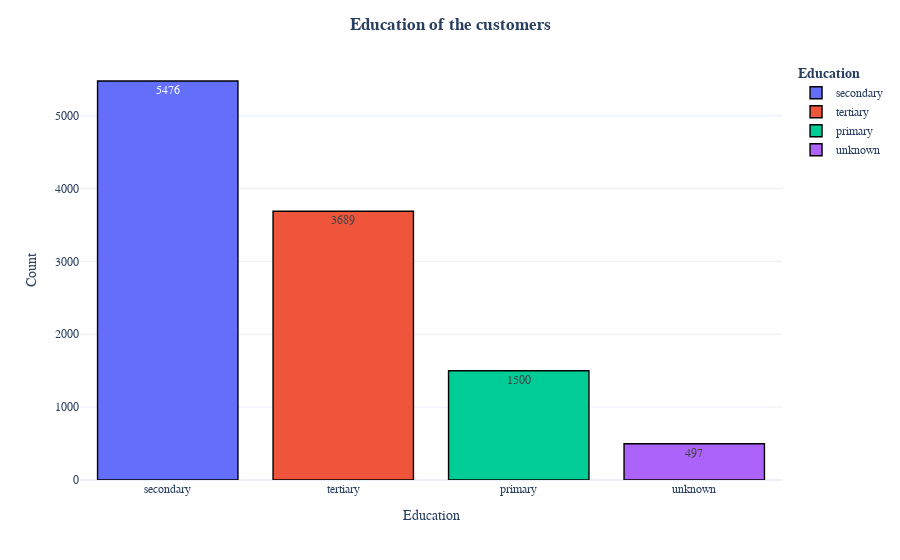

The code cell stored with this chart in its notebook:
### Markdown cell above
- Most of the clients in the bank are Married - 56.9% and Single - 31.5%

### Code cell
fig=px.bar(df.education.value_counts().reset_index().rename(columns={'index':'Education','education':'Count'}),x='Education',y='Count',color='Education',text='Count',template='plotly_white')
fig.update_traces(marker=dict(line=dict(color='#000000', width=1.4)))
fig.update_layout(title_x=0.5,legend_title_text='<b>Education',title_text='<b>Education of the customers',font_family="Times New Roman",title_font_family="Times New Roman")
fig.show()

### Figure 1 — Plotly figure (JSON) as saved in the notebook; plotly's stock layout.template omitted (floating-point values rounded to 4 significant figures)
{"data": [{"alignmentgroup": "True", "hovertemplate": "Education=%{x}<br>Count=%{text}<extra></extra>", "legendgroup": "secondary", "marker": {"color": "#636efa", "line": {"color": "#000000", "width": 1.4}, "pattern": {"shape": ""}}, "name": "secondary", "offsetgroup": "secondary", "orientation": "v", "showlegend": true, "text": [5476.0], "textposition": "auto", "type": "bar", "x": ["secondary"], "xaxis": "x", "y": [5476], "yaxis": "y"}, {"alignmentgroup": "True", "hovertemplate": "Education=%{x}<br>Count=%{text}<extra></extra>", "legendgroup": "tertiary", "marker": {"color": "#EF553B", "line": {"color": "#000000", "width": 1.4}, "pattern": {"shape": ""}}, "name": "tertiary", "offsetgroup": "tertiary", "orientation": "v", "showlegend": true, "text": [3689.0], "textposition": "auto", "type": "bar", "x": ["tertiary"], "xaxis": "x", "y": [3689], "yaxis": "y"}, {"alignmentgroup": "True", "hovertemplate": "Education=%{x}<br>Count=%{text}<extra></extra>", "legendgroup": "primary", "marker": {"color": "#00cc96", "line": {"color": "#000000", "width": 1.4}, "pattern": {"shape": ""}}, "name": "primary", "offsetgroup": "primary", "orientation": "v", "showlegend": true, "text": [1500.0], "textposition": "auto", "type": "bar", "x": ["primary"], "xaxis": "x", "y": [1500], "yaxis": "y"}, {"alignmentgroup": "True", "hovertemplate": "Education=%{x}<br>Count=%{text}<extra></extra>", "legendgroup": "unknown", "marker": {"color": "#ab63fa", "line": {"color": "#000000", "width": 1.4}, "pattern": {"shape": ""}}, "name": "unknown", "offsetgroup": "unknown", "orientation": "v", "showlegend": true, "text": [497.0], "textposition": "auto", "type": "bar", "x": ["unknown"], "xaxis": "x", "y": [497], "yaxis": "y"}], "layout": {"barmode": "relative", "font": {"family": "Times New Roman"}, "legend": {"title": {"text": "<b>Education"}, "tracegroupgap": 0}, "margin": {"t": 60}, "title": {"font": {"family": "Times New Roman"}, "text": "<b>Education of the customers", "x": 0.5}, "xaxis": {"anchor": "y", "categoryarray": ["secondary", "tertiary", "primary", "unknown"], "categoryorder": "array", "domain": [0.0, 1.0], "title": {"text": "Education"}}, "yaxis": {"anchor": "x", "domain": [0.0, 1.0], "title": {"text": "Count"}}}}
